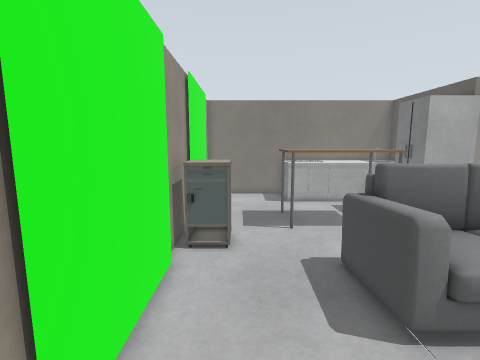
View 1 (above)

17 first-person views from a walk through a Gazebo world. The camera is 1.1 m above the floor, tilts 8° down and sees 85° across. The floor is counted in squares, 0.25 m on a side. Each view is taken from the middle of a square. On the plan, view 1 faces up. The plan holds only what a view shows up to about 20 squares ahead; the rest is blank. The place goes on beyond the plan. Gazebo's built-in surfaces are drawn with simple patterns. Some stock models are drawn as simple stand-ins. Some surface patterns are stand-ins.

View 2
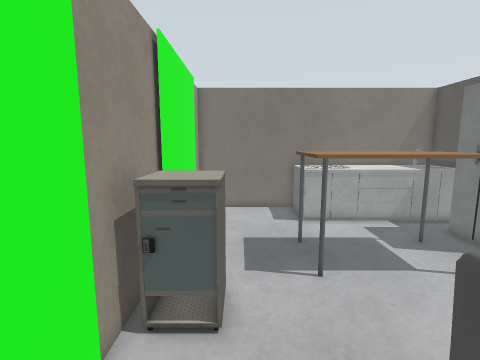

View 3
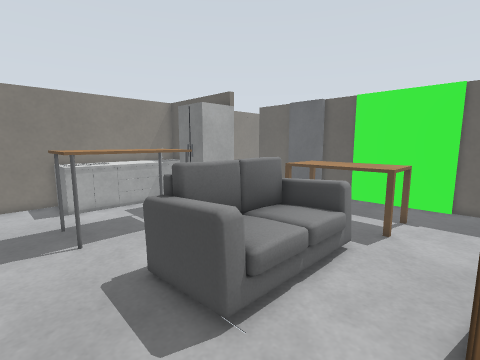

View 4
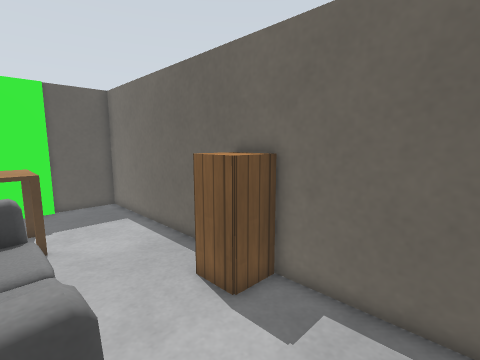

View 5
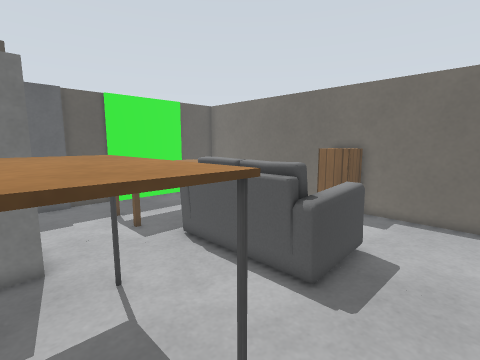

View 6
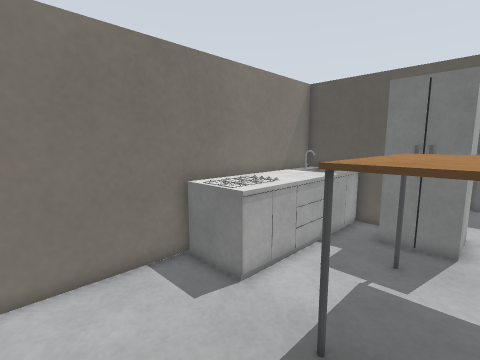

View 7
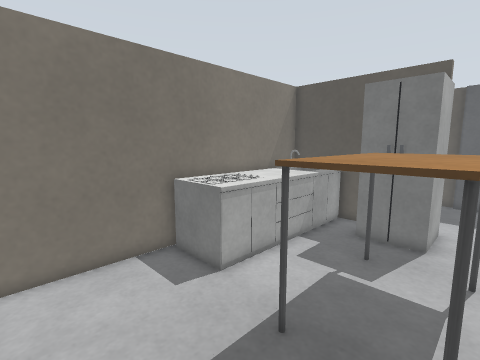

View 8
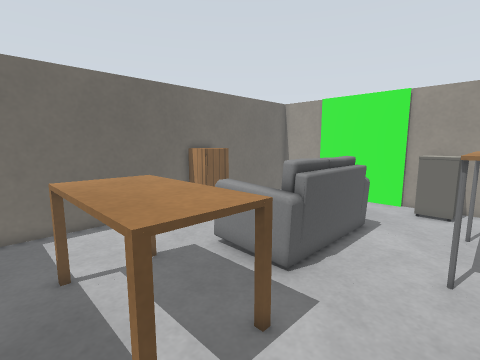

View 9
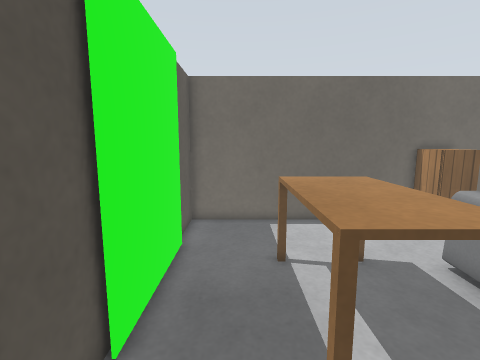

View 10
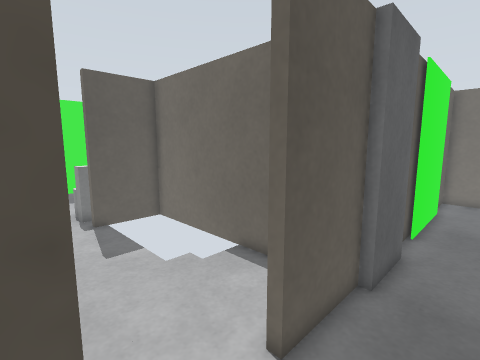

View 11
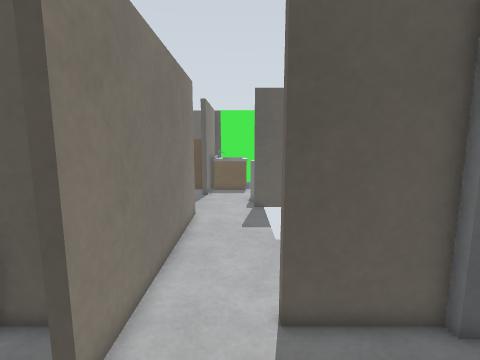

View 12
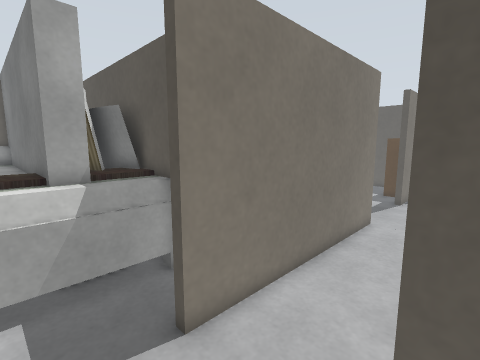

View 13
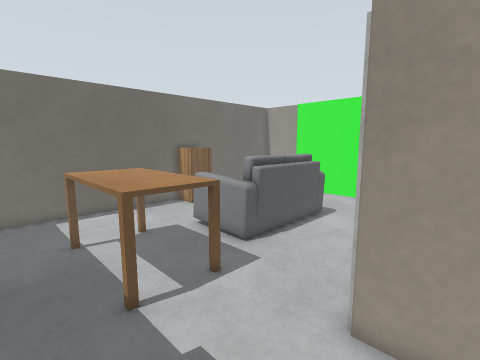

View 14
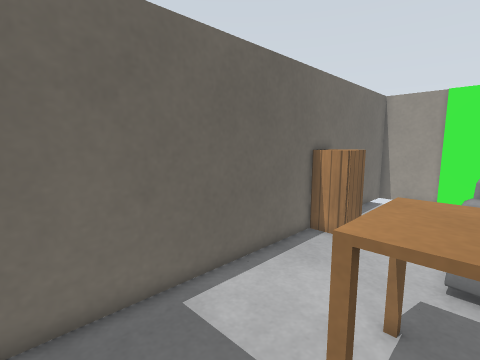

View 15
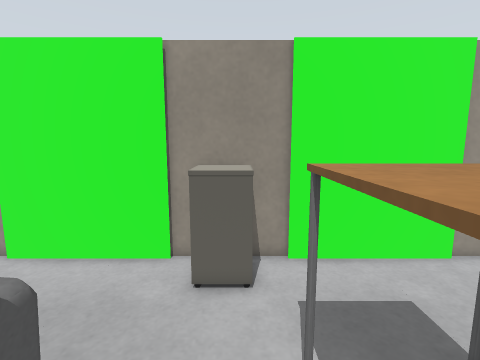

View 16
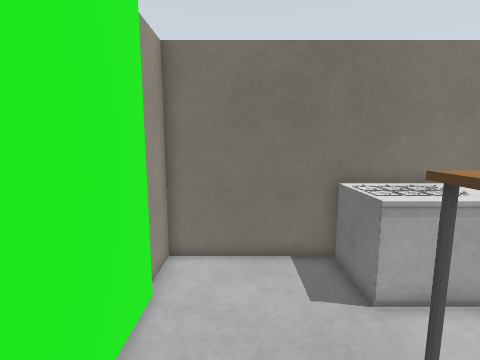

View 17
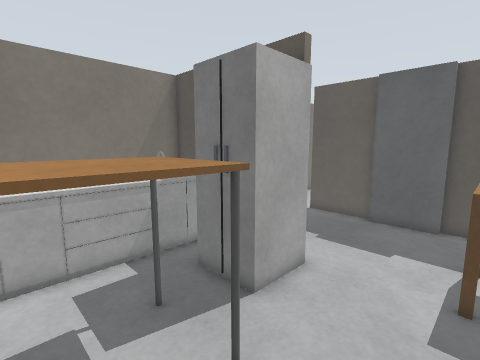

### Floor plan
Points are (right, up) in squares from view 1. A wall is a line through its corners. A room is listed if a view was taken in it or the views show most of it. See-through windows are left out.
Room 1 (views 1, 2, 3, 4, 5, 6, 7, 8, 9, 11, 12, 13, 14, 15, 16, 17)
walls: (13.3, 15.6) (13.3, 14.9); (12.9, 18.2) (12.9, 22.8) (-2.8, 22.8) (-2.8, 20.2); (-2.6, 9.4) (-2.6, 3); (20.8, 8.2) (20.8, 11.9); (-2.8, 14.8) (-2.8, 9.2); (20.8, 14.9) (20.8, 19); (-2.8, 3.2) (-2.8, 0); (20.6, 2.9) (20.6, 9.2); (-2.6, 20.2) (-2.6, 13.8); (-1.9, -0.8) (20.8, -0.8) (20.8, 3); (20.5, 22.8) (19, 22.8)
ways out: opening at (16, 23) to room 2
objects: side table (-2, 11) to (0, 12); table (2, 13) to (8, 16); sofa (4, 5) to (11, 9); counter (4, 19) to (12, 22); cabinet (6, 0) to (8, 1); table (13, 4) to (17, 10); door leaf (20, 12) to (20, 15)
Room 2 (view 10)
walls: (19, 22.8) (19, 23.2); (20.8, 24.6) (20.8, 25.5)
ways out: opening at (16, 23) to room 1
objects: bed (16, 26) to (21, 28)

Positions as (right, up) in squares from view 1, and headings:
1: (0, 0), facing up
2: (0, 5), facing up
3: (0, 1), facing up-right
4: (1, 6), facing down-right
5: (0, 16), facing down-right
6: (-2, 14), facing up-right
7: (-2, 13), facing up-right
8: (18, 14), facing down-left
9: (18, 14), facing down
10: (18, 23), facing down-right
11: (15, 20), facing right
12: (16, 18), facing up-right
13: (19, 17), facing down-left
14: (20, 6), facing down-left
15: (7, 12), facing left
16: (0, 13), facing up
17: (5, 10), facing up-right
